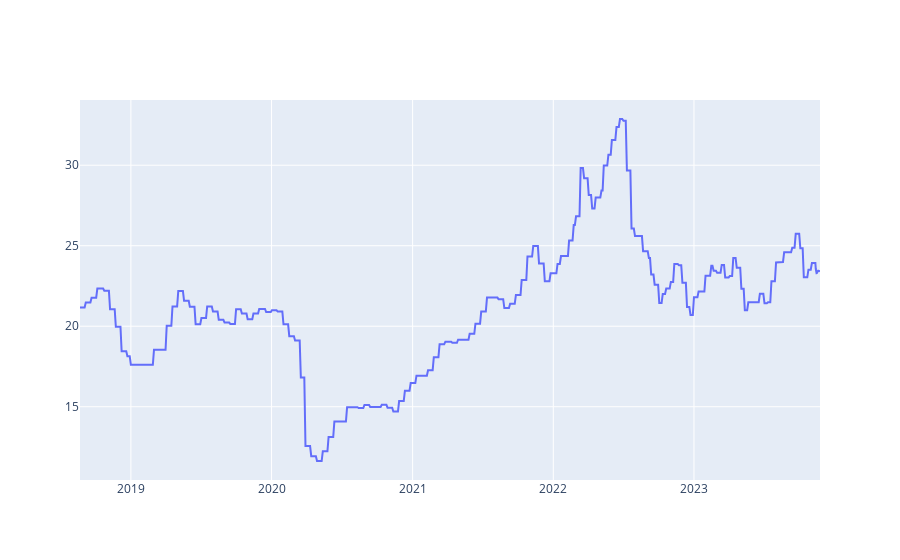

Notebook source saved alongside this figure:
### Code cell
import plotly.express as px
import plotly.graph_objects as go

fig = go.Figure()
dt = df_gasolinePrices_pre.copy()
fig.add_trace(go.Scatter(x=dt.index, y=dt['price'], marker=dict(
            color=['LightSkyBlue' if x < len(df) else 'Red' for x in range(len(df_gasolinePrices_pre))],
            size=20,
            line=dict(
                color=['LightSkyBlue' if x < len(df) else 'Red' for x in range(len(df_gasolinePrices_pre))],
                width=2
            )
        ), name="Close", mode="lines"))

fig.show()

### Figure 1 — Plotly figure (JSON) as saved in the notebook; plotly's stock layout.template omitted (floating-point values rounded to 4 significant figures; data arrays with more than 128 entries replaced by an {"elided": "..."} marker saying what was removed)
{"data": [{"marker": {"color": {"elided": "649 str values"}, "line": {"color": {"elided": "649 str values"}, "width": 2}, "size": 20}, "mode": "lines", "name": "Close", "type": "scatter", "x": {"elided": "649 str values"}, "y": {"elided": "649 float values"}}], "layout": {}}
